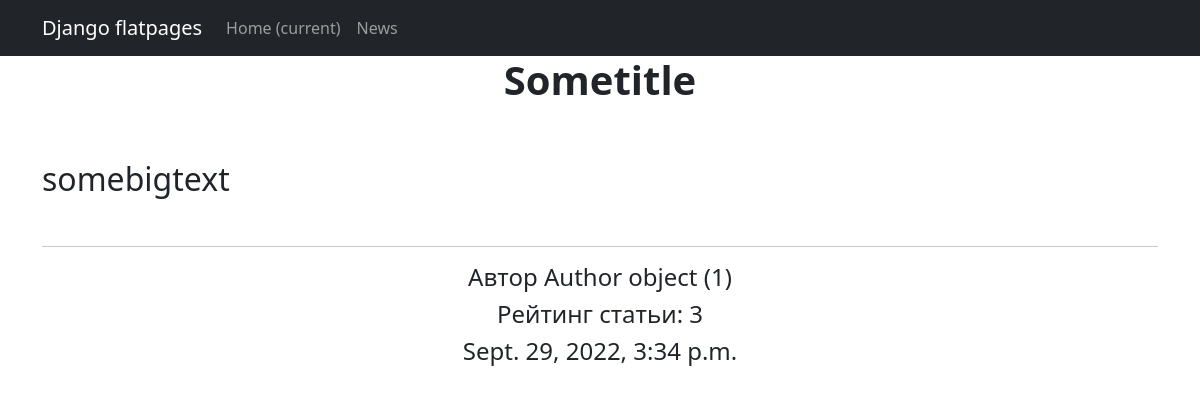
Screenshot of /news/1 with the database file from the repository.
### newapp/models.py (models this page shows, shortened)
class Post (models.Model):
    author = models.ForeignKey(Author, on_delete=models.CASCADE)
    NEWS = 'NW'
    ARTICLE = 'AR'
    CATEGORY_CHOICES =[
        (NEWS, 'Новости'),
        (ARTICLE, 'Статья'),
    ]
    categoryType = models.CharField(max_length=2, choices=CATEGORY_CHOICES, default=ARTICLE)
    dateCreation = models.DateTimeField(auto_now_add=True)
    postCategory = models.ManyToManyField(Category, through='PostCategory')
    title = models.CharField(max_length=128)
    text = models.TextField()
    rating = models.SmallIntegerField(default=0)
    def __str__(self):
        return f'{self.title.title()}'

class Author (models.Model):
    authorUser = models.OneToOneField(User, on_delete = models.CASCADE)
    ratingAuthor = models.SmallIntegerField(default=0)

### newapp/views.py (the view)
# urls.py: path('<int:pk>', PostDetail.as_view()),
class PostDetail(DetailView):
    model = Post
    template_name = 'post.html'
    context_object_name = 'post'

### newapp/templatetags/custom_filters.py (called while the page is built)
@register.filter()
def censor(value):
    bad_words = ('редиска', 'морковка','картошка')
    if not isinstance(value, str):
        raise TypeError(f"unresolved type '{type(value)}' expected  type 'str'")
    for word in value.split():
        if word.lower() in bad_words:
            value = value.replace(word, f"{word[0]}{'*' * (len(word) - 2)}{word[-1]}")
    return value

### templates/post.html (shortened to what this page needs)
{% extends 'flatpages/default.html' %}
{% load custom_filters %}
{% block content %}
<h1><b>{{ post }}</h1>
<br>
<br>
<h2 align="left">{{ post.text|censor }}</h2>
<br>
<hr>
<h4>Автор {{post.author}}</h4>
<h4>Рейтинг статьи: {{post.rating}}</h4>
<h4>{{post.dateCreation}}</h4>
{% endblock content %}

### rows the page displays
Post: title "Sometitle", text|censor "somebigtext", author "Author object (1)", rating "3", dateCreation "Sept. 29, 2022, 3:34 p.m."
